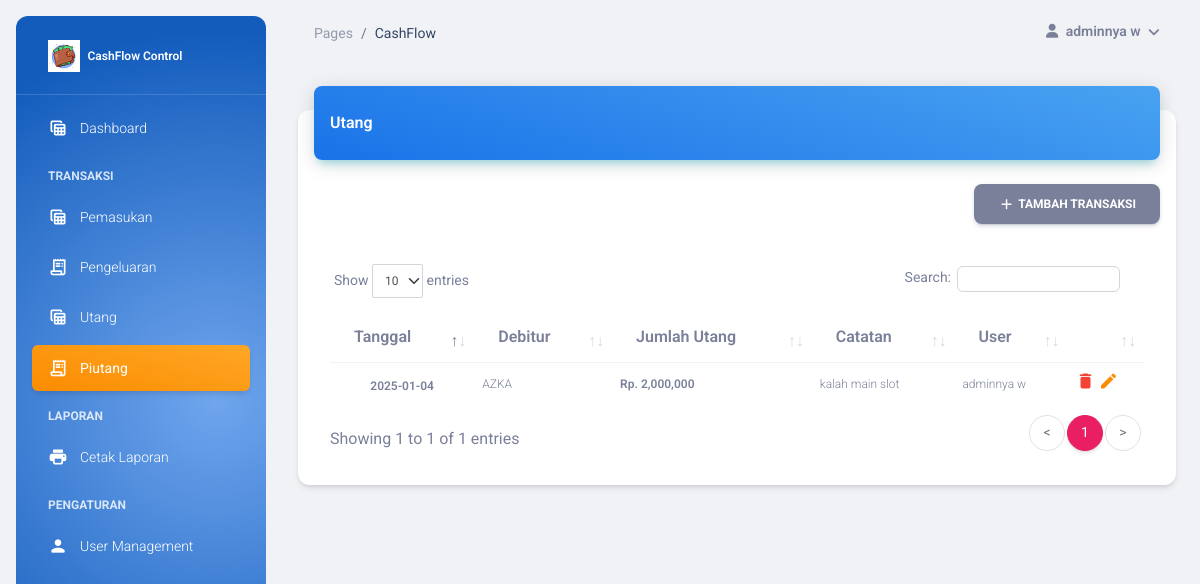
Screenshot of /main.php?module=piutang (signed in) with the database file from the repository.
### tables this page shows
CREATE TABLE `piutang` (
  `id_piutang` int(11) NOT NULL,
  `tanggal` date NOT NULL,
  `debitur` varchar(100) NOT NULL,
  `catatan` text NOT NULL,
  `jumlah` int(11) NOT NULL,
  `user` varchar(30) NOT NULL
);

CREATE TABLE `user` (
  `id_user` int(11) NOT NULL,
  `username` varchar(20) NOT NULL,
  `nama` varchar(50) NOT NULL,
  `email` varchar(50) NOT NULL,
  `password` varchar(50) NOT NULL,
  `no_telp` varchar(13) NOT NULL,
  `foto` varchar(255) NOT NULL,
  `role` enum('admin','mahasiswa','dosen') NOT NULL,
  `create_at` timestamp NOT NULL DEFAULT current_timestamp(),
  `is_active` enum('0','1') NOT NULL
);

### view_piutang.php (the view, shortened to what this page needs)
<?php
include "includes/koneksi.php";
?>
<div class="container-fluid py-4">
	<div class="row">
		<div class="col-12">
			<div class="card my-4">
				<div class="card-header p-0 position-relative mt-n4 mx-3 z-index-2">
					<div class="bg-gradient-info shadow-info border-radius-lg pt-4 pb-3">
						<h6 class="text-white text-capitalize ps-3">Utang</h6>
					</div>
				</div>
				<div class="card-body px-0 pb-2">
					<div class="text-end me-3">
						<?php if ($_SESSION['role'] == 'admin' or $_SESSION['role'] == 'mahasiswa') : ?>
							<button type="button" class="btn btn-secondary" data-bs-toggle="modal"
								data-bs-target="#modalTambah">
								<i class="material-icons opacity-10" translate="no">add</i> Tambah Transaksi
							</button>
						<?php endif ?>
					</div>
					<div class="table-responsive p-4 mx-2">
						<table class="table align-items-center mb-0" id="datatable">
							<thead>
								<tr>
									<th>
										Tanggal</th>
									<th>
										Debitur
									</th>
									<th>Jumlah Utang</th>
									<th>
										Catatan
									</th>
									<th>User</th>
									<th></th>
								</tr>
							</thead>
							<?php
							$sql = mysqli_query($con, "select * from piutang inner join user where piutang.user = user.id_user");
							while ($row = mysqli_fetch_array($sql)) {
							?>
								<tr>
									<td class="align-middle text-center">
										<span class="text-secondary text-xs font-weight-bold"><?= $row['tanggal'] ?></span>
									</td>
									<td>
										<p class="text-xs text-secondary mb-0"><?= $row['debitur'] ?></p>
									</td>
									<td>
										<p class="text-xs font-weight-bold mb-0">Rp. <?= number_format($row['jumlah']) ?>
										</p>
									</td>
									<td>
										<p class="text-xs text-secondary mb-0"><?= $row['catatan'] ?></p>
									</td>
									<td>
										<p class="text-xs text-secondary mb-0"><?= $row['nama'] ?></p>
									</td>
									<td class="align-middle">
										<a href="aksi_piutang.php?&act=h&id=<?php echo $row['id_piutang'] ?>"
											onclick="return confirm('Hapus ?')"
											class="text-secondary text-danger font-weight-bold text-xs">
											<i class="material-icons opacity-10" translate="no">delete
											</i>
											<a type="submit"
												data-id="<?php echo $row['id_piutang'] ?>"
												data-tanggal="<?php echo $row['tanggal'] ?>"
												data-debitur="<?php echo $row['debitur'] ?>"
												data-catatan="<?php echo $row['catatan'] ?>"
												data-jumlah="<?php echo $row['jumlah'] ?>"
												class="text-secondary text-warning font-weight-bold text-xs btneditpiutang">
												<i class="material-icons fa fa edit" translate="no">edit
												</i>
											</a>
									</td>
								</tr>
							<?php
							}
							?>
						</table>
					</div>
				</div>
			</div>
		</div>
	</div>
</div>

### rows the page displays
piutang: tanggal "2025-01-04", debitur "AZKA", jumlah "2,000,000", catatan "kalah main slot", user.nama "adminnya w"

### other values shown
$_SESSION['nama'] "adminnya w"
